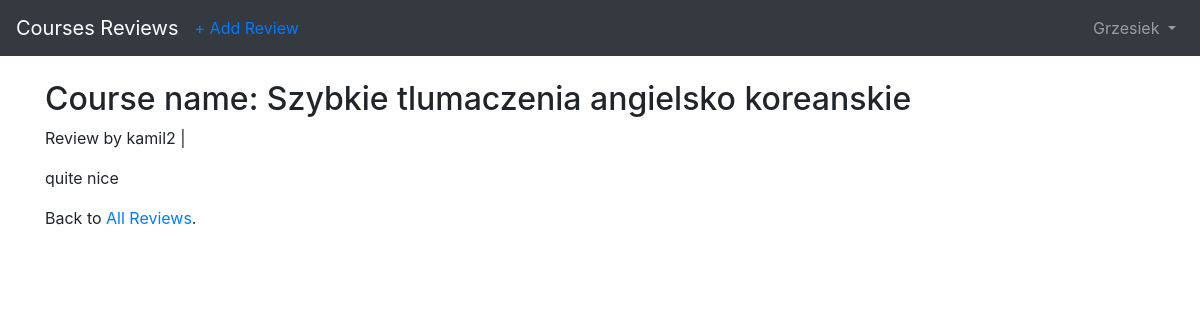
/2/ (signed in), run on the app's committed database.
### users/models.py (models this page shows)
class ReviewsUser(AbstractUser):
    created_reviews = models.PositiveIntegerField(default=0)

### pages/models.py (models this page shows, shortened)
class Review(models.Model):
    course_name = models.ForeignKey(
        CourseName,
        on_delete=models.CASCADE
    )
    professor_name = models.ForeignKey(
        Professor,
        on_delete=models.CASCADE
    )
    how_easy = models.IntegerField(
        default=0,
        validators=[MaxValueValidator(100), MinValueValidator(0)],
    )
    how_interesting = models.IntegerField(
        default=0,
        validators=[MaxValueValidator(100), MinValueValidator(0)],
    )
    creation_date = models.DateTimeField(auto_now_add=True)
    review_body = models.TextField()
    author = models.ForeignKey(
        settings.AUTH_USER_MODEL,
        on_delete=models.CASCADE,
    )

class CourseName(models.Model):
    course_name = models.CharField(max_length=225)
    def __str__(self):
        return self.course_name

### pages/views.py (the view)
class ReviewDetailView(LoginRequiredMixin, DetailView):
    model = Review
    template_name = 'pages/review_detail.html'

### templates/pages/review_detail.html (shortened to what this page needs)
{% extends 'base.html' %}
{% block content %}
    <div class="review-entry">
        <h2>Course name: {{ object.course_name }}</h2>
            <p>Review by {{ object.author }} | {{ object.date }}</p>
            <p>{{ object.review_body }}</p>
    </div>
    <p>Back to <a href="{% url 'review-list' %}">All Reviews</a>. </p>
{% endblock content %}

### templates/base.html (shortened to what this page needs)
{% load static %}
<!DOCTYPE html>
<html lang="en">
<head>
    <link rel="stylesheet" href="https://maxcdn.bootstrapcdn.com/bootstrap/4.0.0/css/bootstrap.min.css">
</head>
<body>
{% block navbar %}
<nav class="navbar navbar-expand-md navbar-dark bg-dark mb-4">
   <a class="navbar-brand" href="{% url 'index' %}">Courses Reviews</a>
   {% if user.is_authenticated %}
   <ul class="navbar-nav mr-auto">
      <li class="nav-item"><a href="{% url 'review-new' %}">+ Add Review</a></li>
   </ul>
   {% endif %}
   <div class="collapse navbar-collapse" id="navbarCollapse">
      {% if user.is_authenticated %}
      <ul class="navbar-nav ml-auto">
         <li class="nav-item">
            <a class="nav-link dropdown-toggle" href="#" id="userMenu"
               data-toggle="dropdown" aria-hashpopup="true"
               aria-expanded="false">
            {{ user.username }}
            </a>
         </li>
      </ul>
      {% else %}
      <form class="form-inline ml-auto">
         <a href="{% url 'login' %}" class="btn btn-outline-secondary">Log in
         </a>
         <a href="{% url 'signup' %}" class="btn btn-primary ml-2">Sign up</a>
      </form>
      {% endif %}
   </div>
</nav>
{% endblock navbar %}
    <div class="container">
        {% block content %}
        {% endblock content %}
    </div>
</body>
</html>

### data on the page
ReviewsUser: username "Grzesiek"
Review: course_name "Szybkie tlumaczenia angielsko koreanskie", author "kamil2", review_body "quite nice"
